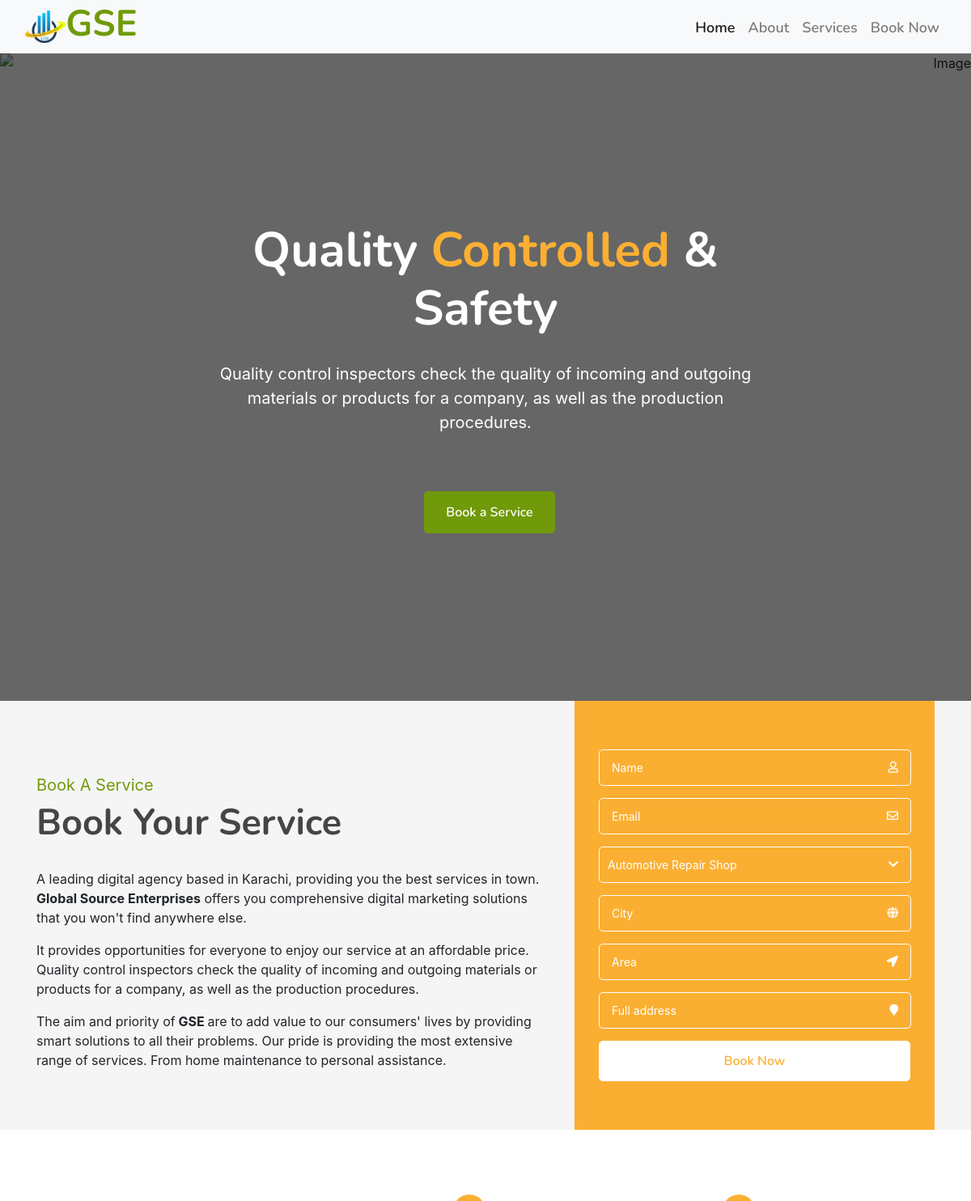
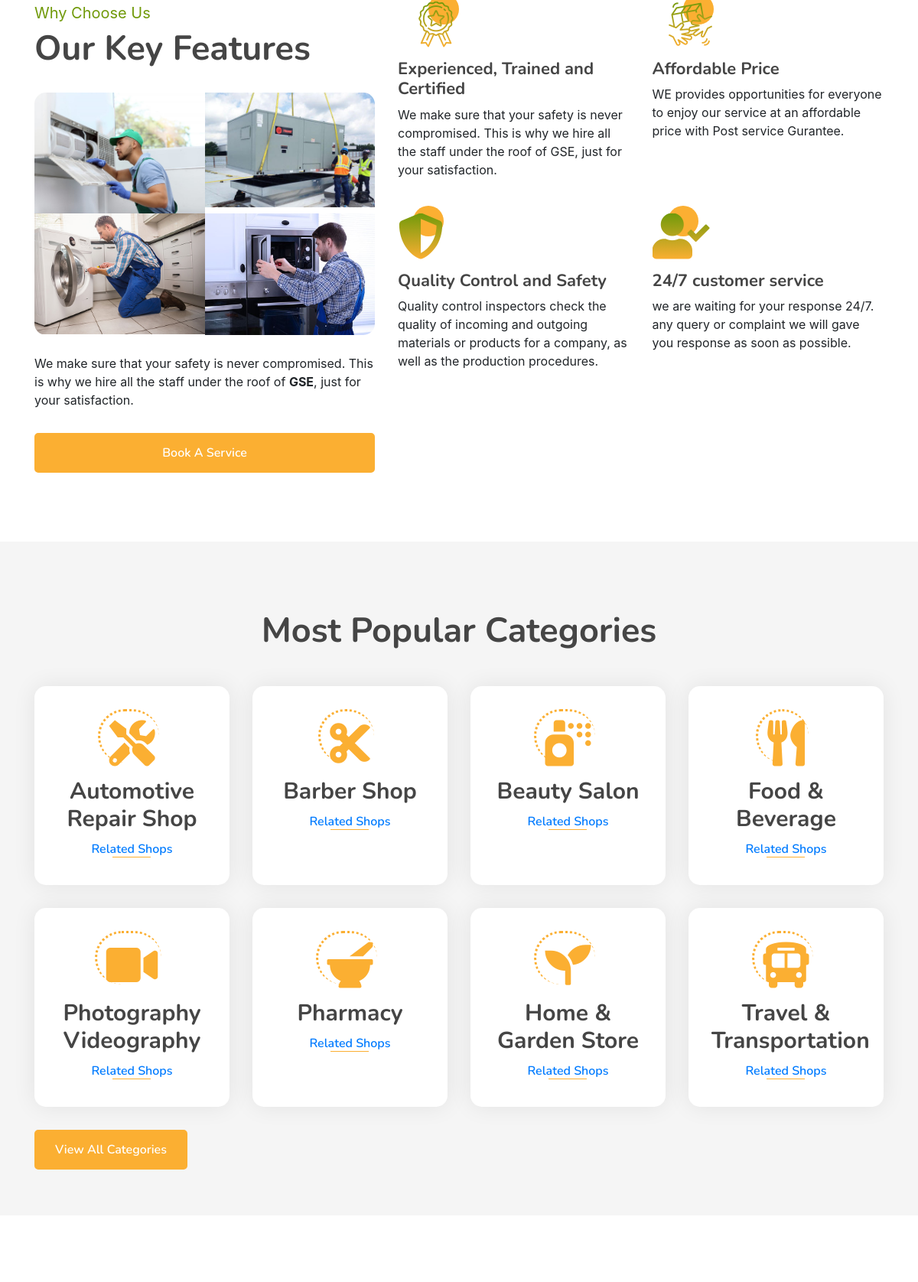
The page / (upper part) on the database its author committed (2 pictures, top to bottom).
### tables this page shows
CREATE TABLE `categories` (
  `cat_id` int(15) NOT NULL,
  `cat_name` varchar(255) NOT NULL,
  `cat_img` varchar(255) NOT NULL,
  `display_home` tinyint(1) NOT NULL
);

### book.php (the view, shortened to what this page needs)
<?php include'config.php'; ?>
<?php
$query="SELECT * from categories";
$result = mysqli_query($con, $query);
?>
<!DOCTYPE html>
<html lang="en">
<head>
        <link rel="stylesheet" href="https://pro.fontawesome.com/releases/v5.10.0/css/all.css"/>
        <link href="https://stackpath.bootstrapcdn.com/bootstrap/4.4.1/css/bootstrap.min.css" rel="stylesheet">
        <link href="https://cdnjs.cloudflare.com/ajax/libs/font-awesome/5.10.0/css/all.min.css" rel="stylesheet">
        <link href="lib/animate/animate.min.css" rel="stylesheet">
        <link href="lib/owlcarousel/assets/owl.carousel.min.css" rel="stylesheet">
        <link href="lib/flaticon/font/flaticon.css" rel="stylesheet">
        <link href="lib/tempusdominus/css/tempusdominus-bootstrap-4.min.css" rel="stylesheet" />
</head>
<body>
<div class="col-lg-5">
                        <div class="booking-form">
                            <form action="" method="post">
                                <div class="control-group">
                                    <div class="input-group">
                                        <input type="text" class="form-control"  name="name"  placeholder="Name" required="required" />
                                        <div class="input-group-append">
                                            <div class="input-group-text"><i class="far fa-user"></i></div>
                                        </div>
                                    </div>
                                </div>
                                <div class="control-group">
                                    <div class="input-group">
                                        <input type="email" class="form-control" name="email"  placeholder="Email" required="required" />
                                        <div class="input-group-append">
                                            <div class="input-group-text"><i class="far fa-envelope"></i></div>
                                        </div>
                                    </div>
                                </div>
                                <div class="control-group">
                                    <div class="input-group">
                                        <select class="custom-select form-control" name="category" >
                                            <?php
                                            foreach($result as $value)
                                        { ?>
                                         <option value="<?php echo $value['cat_id']; ?>">
                                        <?php echo $value['cat_name']; ?>
                        <?php } ?>
                                        </select>
                                        <div class="input-group-append">
                                            <div class="input-group-text"><i class="fa fa-chevron-down"></i></div>
                                        </div>
                                    </div>
                                </div>
                                <div>
                                <div class="control-group">
                                    <div class="input-group">
                                        <input type="text" class="form-control" name="city"  placeholder="City" required="required" />
                                        <div class="input-group-append">
                                            <div class="input-group-text"><i class="fa fa-globe"></i></div>
                                        </div>
                                    </div>
                                </div>
                                <div class="control-group">
                                    <div class="input-group">
                                        <input type="text" class="form-control" name="area"  placeholder="Area" required="required" />
                                        <div class="input-group-append">
                                            <div class="input-group-text"><i class="fa fa-location-arrow"></i></div>
                                        </div>
                                    </div>
                                </div>
                                <div class="control-group">
                                    <div class="input-group">
                                        <input type="text" class="form-control"  name="address" placeholder="Full address" required="required" />
                                        <div class="input-group-append">
                                            <div class="input-group-text"><i class="fa fa-map-marker"></i></div>
                                        </div>
                                    </div>
                                </div>
                                    <button class="btn custom-btn" name="order" type="submit">Book Now</button>
                                </div>
                            </form>
                        </div>
                    </div>
                </div>
</body>
</html>

### home_categories.php (shortened to what this page needs)
<?php require 'config.php'?>
<?php
$id = 1;
    $query = "SELECT * FROM categories WHERE display_home = '$id'";
    $result = mysqli_query($con, $query);
?>
<!DOCTYPE html>
<html lang="en">
    <head>
    </head>
    <body>
        <div class="row align-items-center">
                    <?php foreach($result as $val) {?>
                        <div class="col-md-3">
                            <div class="food-item">
                                <i class="<?php echo $val['cat_img'];?>"></i>
                                <h2><?php echo $val['cat_name'];?></h2>
                                <a href="shop.php?id=<?php echo $val['cat_id'];?>">Related Shops</a>
                            </div>
                        </div>
                    <?php } ?>
                </div>
    </body>
</html>

### css/style.css (style rules this page uses)
body { color: #757575; background: #ffffff; font-family: 'open sans', sans-serif; }
h1, h2, h3, h4, h5, h6 { color: #454545; font-family: 'Nunito', sans-serif; }
a { font-family: 'Nunito', sans-serif; font-weight: 600; color: #fbaf32; transition: .3s; }
.btn.custom-btn { padding: 12px 25px; font-family: 'Nunito', sans-serif; font-size: 16px; font-weight: 600; color: #ffffff; background: #fbaf32; border: 2px solid #fbaf32; border-radius: 5px; transition: .5s; }
.booking .booking-form { padding: 60px 30px; background: #fbaf32; }
.booking .booking-form .control-group { margin-bottom: 15px; }
.booking .booking-form .input-group-text { position: absolute; padding: 0; border: none; background: none; top: 15px; right: 15px; color: #ffffff; font-size: 14px; }
.booking .booking-form .form-control { height: 45px; font-size: 14px; color: #ffffff; padding: 0 15px; border-radius: 5px !important; border: 1px solid #ffffff; background: transparent; }
.booking .booking-form select.form-control { padding: 0 10px; }
.booking .booking-form .form-control::placeholder { color: #ffffff; opacity: 1; }
.booking .booking-form .btn.custom-btn { width: 100%; color: #fbaf32; background: #ffffff; border: 1px solid #ffffff; }
.food .food-item { position: relative; width: 100%; margin-bottom: 30px; padding: 50px 30px 30px; text-align: center; background: #ffffff; border-radius: 15px; box-shadow: 0 0 30px rgba(0, 0, 0, .08); transition: .3s; }
.food .food-item i { position: relative; display: inline-block; color: #fbaf32; font-size: 60px; line-height: 60px; margin-bottom: 20px; transition: .3s; }
.food .food-item i::after { position: absolute; content: ""; width: calc(100% + 20px); height: calc(100% + 20px); top: -20px; left: -15px; border: 3px dotted #fbaf32; border-right: transparent; border-bottom: transparent; border-radius: 100px; transition: .3s; }
.food .food-item h2 { font-size: 30px; font-weight: 700; }
.food .food-item a { position: relative; font-size: 16px; }
.food .food-item a::after { position: absolute; content: ""; width: 50px; height: 1px; bottom: 0; left: calc(50% - 25px); background: #fbaf32; transition: .3s; }

### css/thisstyle.css (style rules this page uses)
body { color: #757575; background: #ffffff; font-family: 'open sans', sans-serif; }
h1, h2, h3, h4, h5, h6 { color: #454545; font-family: 'Nunito', sans-serif; }
a { font-family: 'Nunito', sans-serif; font-weight: 600; color: #fbaf32; transition: .3s; }
.btn.custom-btn { padding: 12px 25px; font-family: 'Nunito', sans-serif; font-size: 16px; font-weight: 600; color: #ffffff; background: #fbaf32; border: 2px solid #fbaf32; border-radius: 5px; transition: .5s; }
.booking .booking-form { padding: 60px 30px; background: #fbaf32; }
.booking .booking-form .control-group { margin-bottom: 15px; }
.booking .booking-form .input-group-text { position: absolute; padding: 0; border: none; background: none; top: 15px; right: 15px; color: #ffffff; font-size: 14px; }
.booking .booking-form .form-control { height: 45px; font-size: 14px; color: #ffffff; padding: 0 15px; border-radius: 5px !important; border: 1px solid #ffffff; background: transparent; }
.booking .booking-form select.form-control { padding: 0 10px; }
.booking .booking-form .form-control::placeholder { color: #ffffff; opacity: 1; }
.booking .booking-form .input-group option { background-color: #fbaf32; font-weight: 600px; }
.booking .booking-form .btn.custom-btn { width: 100%; color: #fbaf32; background: #ffffff; border: 1px solid #ffffff; }
.food .food-item { position: relative; width: 100%; height: 260px; margin-bottom: 30px; padding: 50px 30px 30px; text-align: center; background: #ffffff; border-radius: 15px; box-shadow: 0 0 30px rgba(0, 0, 0, .08); transition: .3s; }
.food .food-item i { position: relative; display: inline-block; color: #fbaf32; font-size: 60px; line-height: 50px; margin-bottom: 20px; transition: .3s; }
.food .food-item i::after { position: absolute; content: ""; width: calc(100% + 20px); height: calc(100% + 20px); top: -20px; left: -15px; border: 3px dotted #fbaf32; border-right: transparent; border-bottom: transparent; border-radius: 100px; transition: .3s; }
.food .food-item h2 { font-size: 30px; font-weight: 700; }
.food .food-item a { position: relative; font-size: 16px; }
.food .food-item a::after { position: absolute; content: ""; width: 50px; height: 1px; bottom: 0; left: calc(50% - 25px); background: #fbaf32; transition: .3s; }

### rows shown on the page
categories: cat_name "Automotive Repair Shop"
categories: cat_name "Barber Shop"
categories: cat_name "Beauty Salon"
categories: cat_name "Food & Beverage"
categories: cat_name "Photography Videography"
categories: cat_name "Pharmacy"
categories: cat_name "Home & Garden Store"
categories: cat_name "Travel & Transportation"

### other values the page prints
form field category "Automotive Repair Shop"
